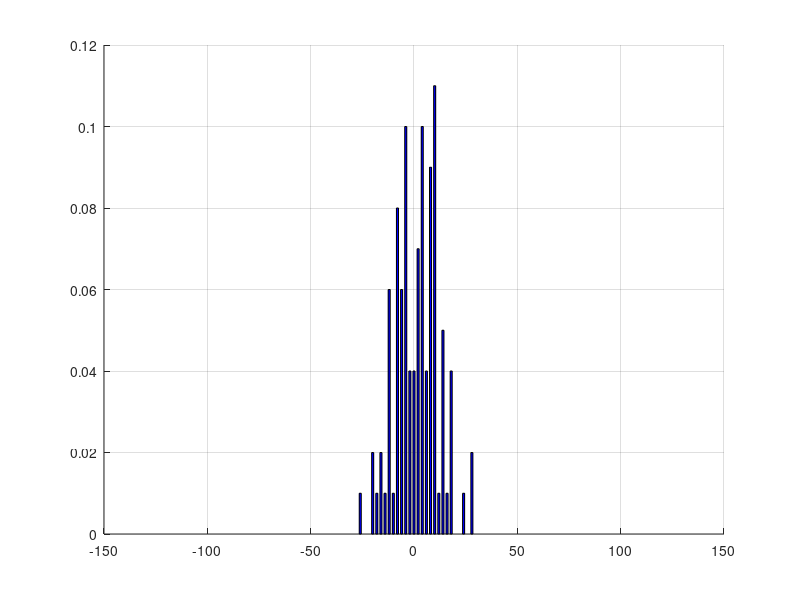

Recreate this plot in MATLAB.
pkg load statistics;

function problem1
  ham = fileread('keywords_ham.txt');
  hWords = strsplit(ham, ' ');
  u_hWords = unique(hWords);
  u_hWords = u_hWords(2:length(u_hWords));
  hFreq = [];
  Lh1 = length(u_hWords);
  Lh2 = length(hWords);
  for i = 1 : Lh1
    counter = 0;
    for j = 1 : Lh2
      counter = counter + strcmp(u_hWords(i), hWords(j));
    endfor
    hFreq = [hFreq, counter/Lh2];
  endfor


  email = fileread('email2.txt');
  eWords = strsplit(email, ' ');
  u_eWords = unique(eWords);
  u_eWords = u_eWords(2:length(u_eWords));
  eFreq = [];
  Le1 = length(u_eWords);
  Le2 = length(eWords);
  for i = 1 : Lh1
    counter = 0;
    for j = 1 : Le1
      counter = counter + strcmp(u_hWords(i), u_eWords(j));
    endfor
    if counter == 0
      hFreq(i) = 1 - hFreq(i);
    endif
  endfor

  spam = fileread('keywords_spam.txt');
  sWords = strsplit(spam, ' ');
  u_sWords = unique(sWords);
  u_sWords = u_sWords(2:length(u_sWords));
  sFreq = [];
  Ls1 = length(u_sWords);
  Ls2 = length(sWords);
  for i = 1 : Ls1
    counter = 0;
    for j = 1 : Ls2
      counter = counter + strcmp(u_sWords(i), sWords(j));
    endfor
    sFreq = [sFreq, counter/Ls2];
  endfor

  for i = 1 : Ls1
    counter = 0;
    for j = 1 : Le1
      counter = counter + strcmp(u_sWords(i), u_eWords(j));
    endfor
    if counter == 0
      sFreq(i) = 1 - sFreq(i);
    endif
  endfor

  probCHam = Lh2 / (Ls2 + Lh2);
  probCSpam = Ls2 / (Ls2 + Lh2);

  probHam = prod(hFreq) * probCHam
  probSpam = prod(sFreq) * probCSpam

  if probHam > probSpam
    disp("Email este ham.\n");
  else
    disp("Email este spam.\n");
  endif
end




function retval = f(p, k)
  X = binornd(1, p, 1, k);
  count = 0;
  vec = [];
  for i = 1 : k
    if X(i) == 1
      count += 1;
    else
      count -= 1;
    endif
    vec = [vec, count];
  endfor
  retval = count;
end

function problem2
  clf;  grid on;  hold on;
  vec = [f(0.5, 100)];
  k = 100;
  p = 0.5;
  for i = 1 : 100
    vec = [vec, f(p, k)];
  endfor
  lastFreq = hist(vec, -k : k);
  bar(-k : k,lastFreq/k,'hist','FaceColor','b');
end

function problem3
  m = 1000;
  p = sum(hygepdf(3:6, 49, 6, 6));
end

%problem1;
problem2;
